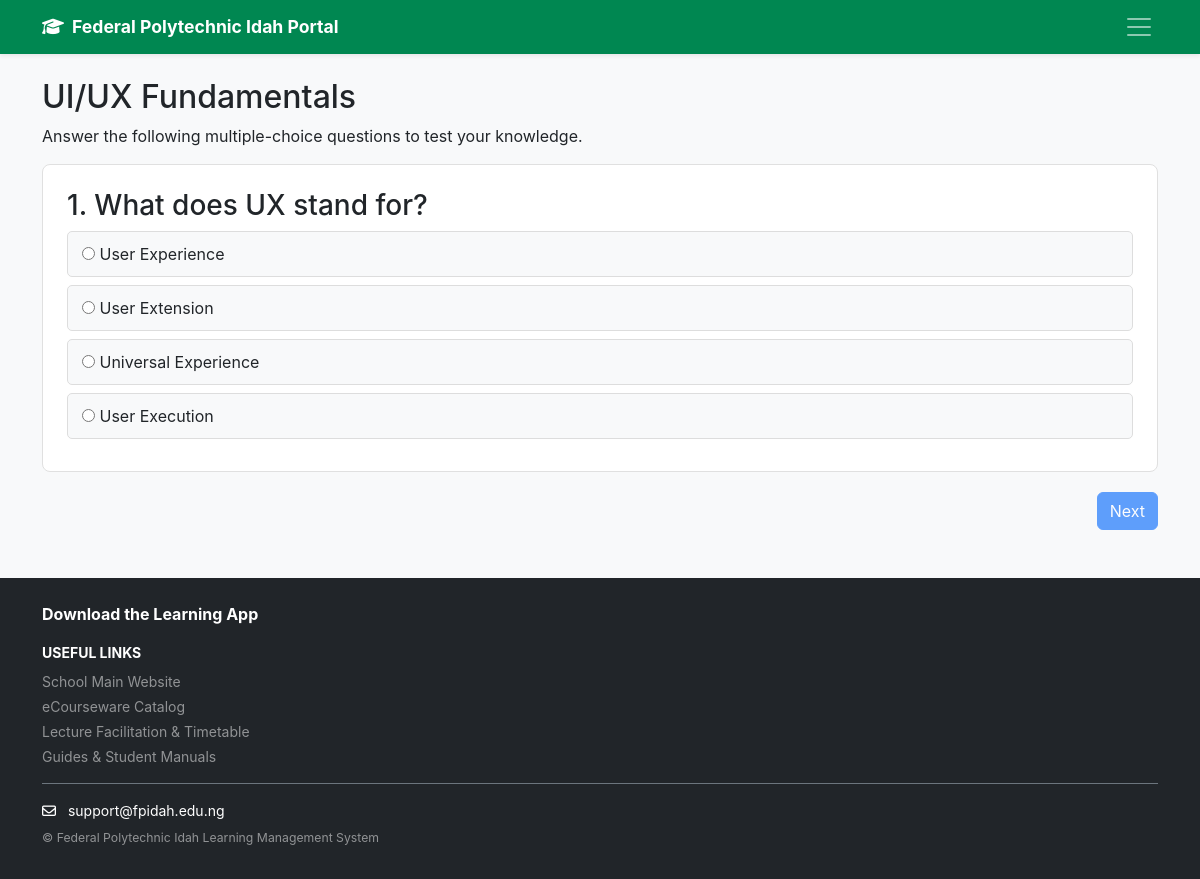
Page /lesson/18/quiz/ (signed in) on the committed database.
### academy/models.py (models this page shows, shortened)
class Quiz(models.Model):
    lesson = models.OneToOneField(
        Lesson, on_delete=models.CASCADE, related_name="quiz"
    )
    title = models.CharField(max_length=200)

class Question(models.Model):
    quiz = models.ForeignKey(
        Quiz, on_delete=models.CASCADE, related_name="questions"
    )
    text = models.TextField()

class Choice(models.Model):
    question = models.ForeignKey(
        Question, on_delete=models.CASCADE, related_name="choices"
    )
    text = models.CharField(max_length=200)
    is_correct = models.BooleanField(default=False)

### academy/views.py (the view, shortened to what this page needs)
@login_required
def take_quiz(request, lesson_id):
    quiz = get_object_or_404(Quiz, lesson__id=lesson_id)
    questions = Question.objects.filter(quiz=quiz)
    return render(
        request,
        "academy/take_quiz.html",
        {"quiz": quiz, "questions": questions},
    )

### academy/templates/academy/take_quiz.html (shortened to what this page needs)
{% extends 'academy/base.html' %}
{% block content %}
<h2>{{ quiz.title }}</h2>
<p>Answer the following multiple-choice questions to test your knowledge.</p>
<form id="quiz-form" method="POST">
  {% for question in quiz.questions.all %}
    <div class="question-card {% if forloop.first %}active{% endif %}">
      <h3>{{ forloop.counter }}. {{ question.text }}</h3>
      {% for choice in question.choices.all %}
        <label class="option-label">
          <input type="radio" name="question_{{ question.id }}" value="{{ choice.id }}">
          {{ choice.text }}
        </label>
      {% endfor %}
    </div>
  {% endfor %}
  <div class="quiz-controls">
    <button type="button" id="next-btn" class="btn btn-primary" disabled>Next</button>
  </div>
</form>
{% endblock %}

### academy/templates/academy/base.html (style rules this page uses)
:root { --brand-green: #008751; }
body { font-family: -apple-system, BlinkMacSystemFont, "Segoe UI", Roboto, Helvetica, Arial, sans-serif; }

### academy/templates/academy/take_quiz.html (style rules this page uses)
.question-card { display: none; background: #ffffff; border: 1px solid #e0e0e0; border-radius: 8px; padding: 24px; margin-bottom: 20px; }
.question-card.active { display: block; }
.option-label { display: block; padding: 10px 14px; margin: 8px 0; background-color: #f8f9fa; border: 1px solid #ddd; border-radius: 5px; cursor: pointer; }
.quiz-controls { display: flex; justify-content: flex-end; margin-top: 20px; }
button:disabled { opacity: 0.5; cursor: not-allowed; }

### rows in the picture
Quiz: title "UI/UX Fundamentals"
Question: text "What does UX stand for?"
Choice: text "User Experience"
Choice: text "User Extension"
Choice: text "Universal Experience"
Choice: text "User Execution"
